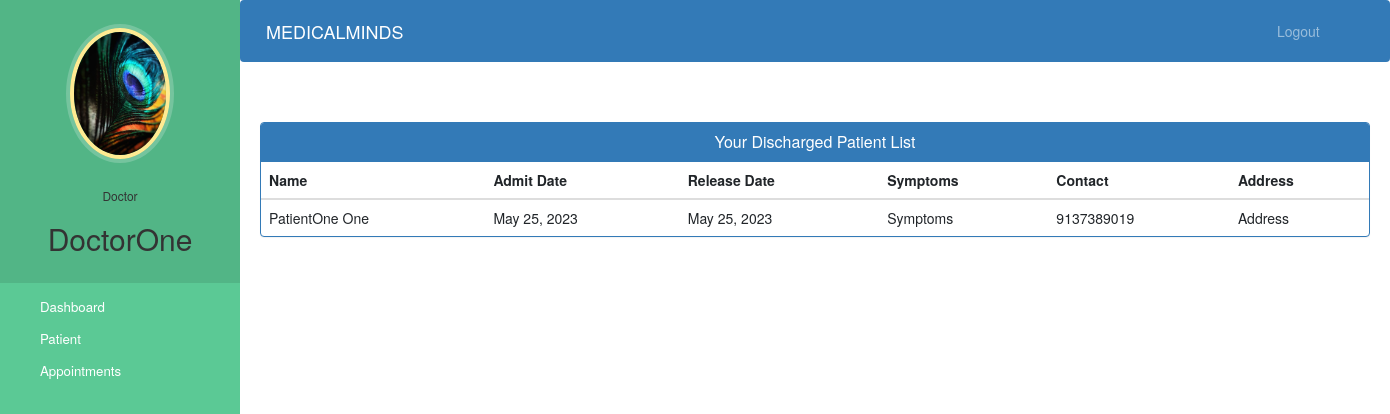
The page /doctor-view-discharge-patient (signed in) on the database its author committed.
### hospital/models.py (models this page shows, shortened)
class Doctor(models.Model):
    user=models.OneToOneField(User,on_delete=models.CASCADE)
    profile_pic= models.ImageField(upload_to='profile_pic/DoctorProfilePic/',null=True,blank=True)
    address = models.CharField(max_length=40)
    mobile = models.CharField(max_length=20,null=True)
    department= models.CharField(max_length=50,choices=departments,default='Breast Cancer Specialist')
    status=models.BooleanField(default=False)

class PatientDischargeDetails(models.Model):
    patientId=models.PositiveIntegerField(null=True)
    patientName=models.CharField(max_length=40)
    assignedDoctorName=models.CharField(max_length=40)
    address = models.CharField(max_length=40)
    mobile = models.CharField(max_length=20,null=True)
    symptoms = models.CharField(max_length=100,null=True)
    admitDate=models.DateField(null=False)
    releaseDate=models.DateField(null=False)
    daySpent=models.PositiveIntegerField(null=False)
    roomCharge=models.PositiveIntegerField(null=False)
    medicineCost=models.PositiveIntegerField(null=False)
    doctorFee=models.PositiveIntegerField(null=False)
    OtherCharge=models.PositiveIntegerField(null=False)
    total=models.PositiveIntegerField(null=False)

### hospital/views.py (the view)
# urls.py: path('doctor-view-discharge-patient',views.doctor_view_discharge_patient_view,name='doctor-view-discharge-patient'),
@login_required(login_url='doctorlogin')
@user_passes_test(is_doctor)
def doctor_view_discharge_patient_view(request):
    dischargedpatients=models.PatientDischargeDetails.objects.all().distinct().filter(assignedDoctorName=request.user.first_name)
    doctor=models.Doctor.objects.get(user_id=request.user.id) #for profile picture of doctor in sidebar
    return render(request,'hospital/doctor_view_discharge_patient.html',{'dischargedpatients':dischargedpatients,'doctor':doctor})

### hospital/views.py (called while the page is built)
def is_doctor(user):
    return user.groups.filter(name='DOCTOR').exists()

### templates/hospital/doctor_view_discharge_patient.html (shortened to what this page needs)
{% extends 'hospital/doctor_base.html' %} {% block content %} {% load static %}
<head>
	<link
		href="//netdna.bootstrapcdn.com/bootstrap/3.0.0/css/bootstrap.min.css"
		rel="stylesheet"
		id="bootstrap-css"
	/>
</head>
<div class="container">
	<div class="panel panel-primary">
		<div class="panel-heading">
			<h6 class="panel-title">Your Discharged Patient List</h6>
		</div>
		<table class="table table-hover" id="dev-table">
			<thead>
				<tr>
					<th>Name</th>
					<th>Admit Date</th>
					<th>Release Date</th>
					<th>Symptoms</th>
					<th>Contact</th>
					<th>Address</th>
				</tr>
			</thead>
			{% for p in dischargedpatients %}
			<tr>
				<td>{{p.patientName}}</td>
				<td>{{p.admitDate}}</td>
				<td>{{p.releaseDate}}</td>
				<td>{{p.symptoms}}</td>
				<td>{{p.mobile}}</td>
				<td>{{p.address}}</td>
			</tr>
			{% endfor %}
		</table>
	</div>
</div>
{% endblock content %}

### templates/hospital/doctor_base.html (shortened to what this page needs)
<!DOCTYPE html>
{% load static %}
<html lang="en">
	<head>
		<link
			rel="stylesheet"
			href="https://stackpath.bootstrapcdn.com/bootstrap/4.3.1/css/bootstrap.min.css"
		/>
		<link
			rel="stylesheet"
			href="https://maxcdn.bootstrapcdn.com/font-awesome/4.7.0/css/font-awesome.min.css"
		/>
	</head>
	<body>
		<nav class="menu" tabindex="0">
			<header class="avatar">
				<img src="{% static doctor.profile_pic.url %}" alt="Profile Pic" />
				<br /><br />
				<h6>Doctor</h6>
				<h2>{{request.user.first_name}}</h2>
			</header>
			<ul>
				<li tabindex="0" class="icon-dashboard">
					<a
						style="color: white; text-decoration: none"
						href="/doctor-dashboard"
						><span>Dashboard</span></a
					>
				</li>
				<li tabindex="0" class="icon-users">
					<a style="color: white; text-decoration: none" href="/doctor-patient"
						><span>Patient</span></a
					>
				</li>
				<li tabindex="0" class="icon-calendar">
					<a
						style="color: white; text-decoration: none"
						href="/doctor-appointment"
						><span>Appointments</span></a
					>
				</li>
			</ul>
		</nav>
		<main>
			<div class="bs-example">
				<nav
					class="navbar navbar-expand-md navbar-dark fixed-top"
					style="background: #337ab7"
				>
					<a href="/doctor-dashboard" class="navbar-brand">MEDICALMINDS</a>
					<div
						class="collapse navbar-collapse justify-content-between"
						id="navbarCollapse"
					>
						<div class="navbar-nav" style="margin-left: 90%">
							<a href="/logout" class="nav-item nav-link">Logout</a>
						</div>
					</div>
				</nav>
			</div>
			<br /><br />
			{% block content %} {% endblock content %}
		</main>
	</body>
</html>

### templates/hospital/doctor_base.html (style rules this page uses)
a:link { text-decoration: none; }
a { color: white; }
body { padding-left: 240px; }
main { position: relative; height: 100vh; }
.menu { background: #5bc995; height: 100vh; width: 240px; position: fixed; top: 0px; left: 0; z-index: 5; outline: none; }
.menu .avatar { background: rgba(0, 0, 0, 0.1); padding: 2em 0.5em; text-align: center; }
.menu .avatar img { width: 100px; border-radius: 50%; overflow: hidden; border: 4px solid #ffea92; box-shadow: 0 0 0 4px rgba(255, 255, 255, 0.2); }
.menu .avatar h2 { font-weight: normal; margin-bottom: 0; }
.menu ul { list-style: none; padding: 0.5em 0; margin: 0; }
.menu ul li { padding: 0.5em 1em 0.5em 3em; font-size: 0.95em; font-weight: regular; background-repeat: no-repeat; background-position: left 15px center; background-size: auto 20px; transition: all 0.15s linear; cursor: pointer; }
.menu ul li.icon-dashboard { background-image: url("http://www.entypo.com/images//gauge.svg"); }
.menu ul li.icon-users { background-image: url("http://www.entypo.com/images//users.svg"); }
.menu ul li.icon-calendar { background-image: url("http://www.entypo.com/images//calendar.svg"); }

### templates/hospital/doctor_view_discharge_patient.html (style rules this page uses)
a:link { text-decoration: none; }
h6 { text-align: center; }

### rows shown on the page
Doctor: profile_pic (picture)
PatientDischargeDetails: patientName "PatientOne One", admitDate "May 25, 2023", releaseDate "May 25, 2023", symptoms "Symptoms", mobile "9137389019", address "Address"

### other values the page prints
{{ request.user.first_name }} "DoctorOne"
